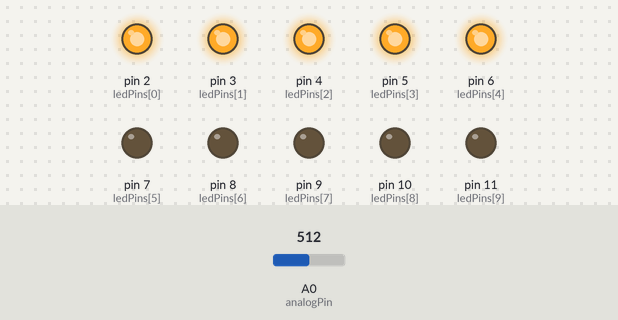
This sketch was run on a simulated Arduino Uno, built with avr-gcc and run on an emulated ATmega328P. Parts: output pins drawn as LEDs (lit = HIGH). The test bench sets the inputs (shaded band); at power-on: A0 (analogPin) = 512.

Above: at 1.2 s.
1.3 s: A0 (analogPin) set to 601
2.8 s: A0 (analogPin) set to 621
At 4.0 s:
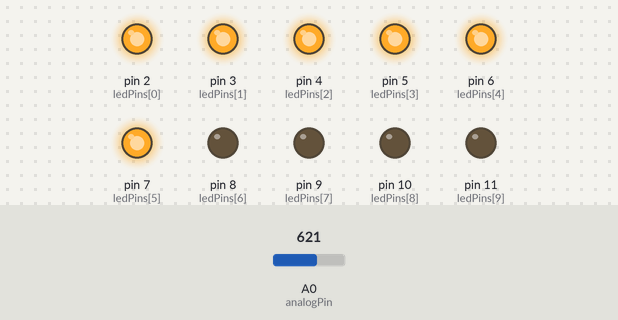
4.3 s: A0 (analogPin) set to 511
At 5.3 s:
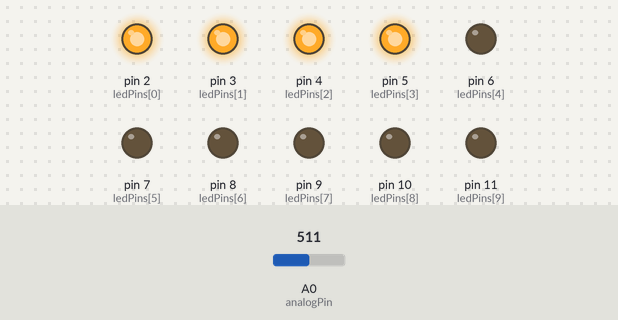
5.8 s: A0 (analogPin) set to 428
7.3 s: A0 (analogPin) set to 396
At 7.6 s:
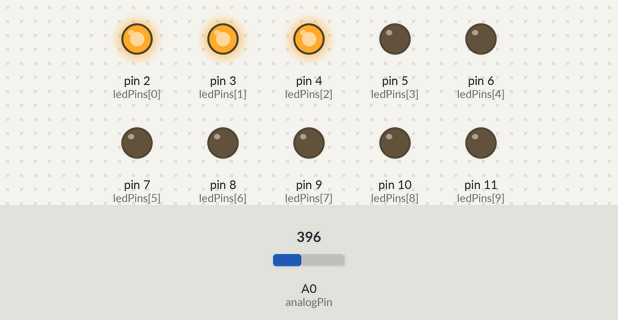
8.8 s: A0 (analogPin) set to 716
At 9.9 s:
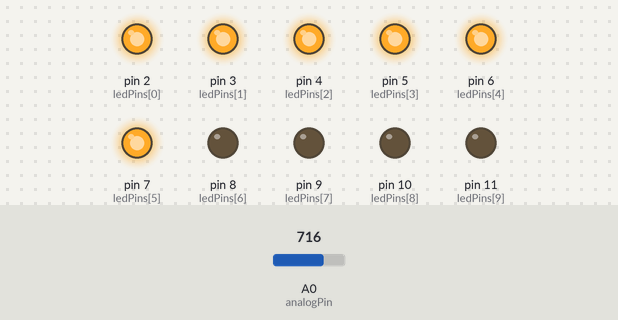
Timing chart, 0 to 11.3 s (numbered marks = the images above; inputs shaded):
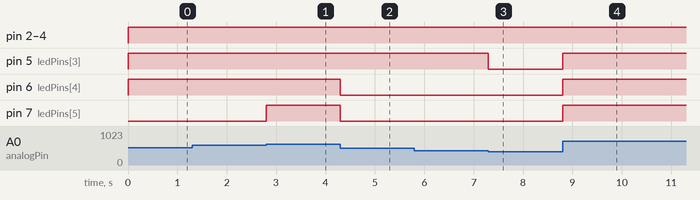

Measured:
- the behaviour switches between 613 and 614 on A0 (analogPin) (found by bisection; images 0 and 1)
- the behaviour switches between 410 and 409 on A0 (analogPin) (found by bisection; images 2 and 3)
- after the input at 1.3 s, every drawn part: stays the same
- after the input at 2.8 s, pin 7 (ledPins[5]): LOW → HIGH at once
- after the input at 4.3 s, pin 6 (ledPins[4]), pin 7 (ledPins[5]): HIGH → LOW at once
- after the input at 5.8 s, every drawn part: stays the same
- after the input at 7.3 s, pin 5 (ledPins[3]): HIGH → LOW at once
- after the input at 8.8 s, pin 5 (ledPins[3]), pin 6 (ledPins[4]), pin 7 (ledPins[5]): LOW → HIGH at once

The sketch:

LED_BarGraph_deu_Kurs5.ino
```cpp
/*  LED bar graph
  Schaltet eine Reihe von LEDs abhängig von der Stellung (Wert) eines
  Potentiometers ein und aus. -->  Balkenanzeige
  Der Schaltkreis:  LEDs von Pin 2 bis Pin 11 gegen Masse   */

// diese Constanten ändern sich nicht:
const int analogPin = A0;     // der Pin mit dem das Potentiometer verbunden ist
const int ledAnzahl = 10;     // Anzahl der LEDs im bar graph

int ledPins[] = {
  2, 3, 4, 5, 6, 7,8,9,10,11 };   // ein array mit Pin-Nummmern für LEDs Anschluss

void setup()
{
  // mit dieser for Schleife werden alle LED pins aus dem Array als Ausgang gesetzt
  for (int i = 0; i < ledAnzahl; i++)
  {
    pinMode(ledPins[i], OUTPUT);
  }
}

void loop()
{
  int sensorWert = analogRead(analogPin);                  // Wert des Potentiometer lesen
  int ledLevel = map(sensorWert, 0, 1023, 0, ledAnzahl);   // map "Wert" im Bereich von 0 bis Anzahl LEDs
  // Schleife durchläuft das LED array:
  for (int i = 0; i < ledAnzahl; i++)                      // Schleife durchläuft das LED array:
  {
    if (i < ledLevel)                    // if the array element's index is less than ledLevel,
    {                                    // turn the pin for this element on:
      digitalWrite(ledPins[i], HIGH);
    }     // if
    else                                 // turn off all pins higher than the ledLevel:
    {
      digitalWrite(ledPins[i], LOW);
    }     // else
  }       // for
}         // loop
```
